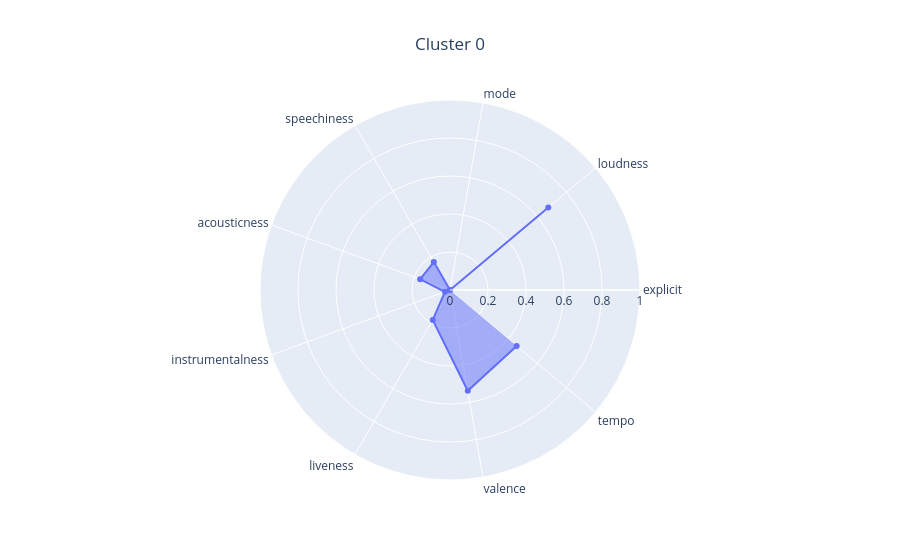
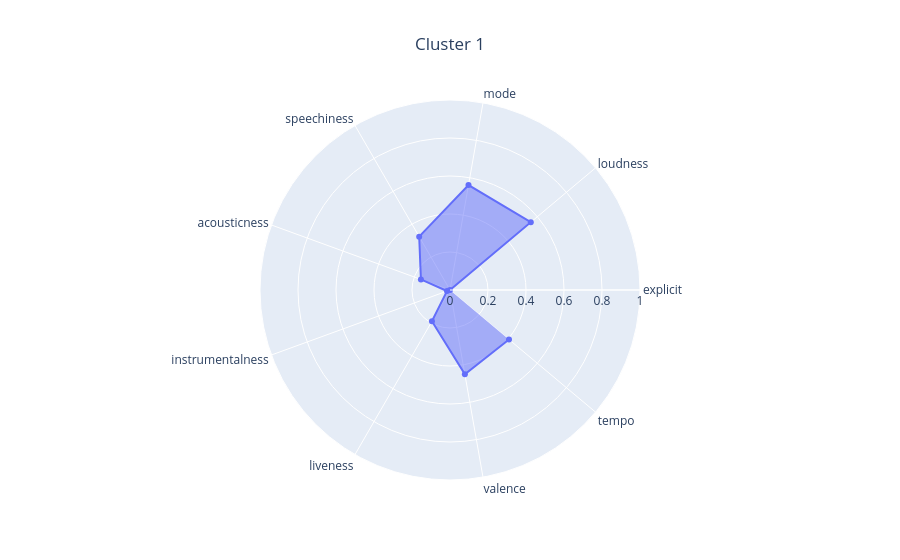

The notebook cell these images were saved under, in order:
### Code cell
kmeans_analyzer.analyze_clustering(X, best_clustering)

### Figure 1 — Plotly figure (JSON) as saved in the notebook; plotly's stock layout.template omitted (floating-point values rounded to 4 significant figures)
{"data": [{"fill": "toself", "r": [0.0, 0.6753, 0.0, 0.1701, 0.1672, 0.02848, 0.1817, 0.5385, 0.4581], "theta": ["explicit", "loudness", "mode", "speechiness", "acousticness", "instrumentalness", "liveness", "valence", "tempo"], "type": "scatterpolar"}], "layout": {"polar": {"radialaxis": {"range": [0, 1]}}, "title": {"text": "Cluster 0", "x": 0.5}}}

### Figure 2 — Plotly figure (JSON) as saved in the notebook; plotly's stock layout.template omitted (floating-point values rounded to 4 significant figures)
{"data": [{"fill": "toself", "r": [0.0, 0.5551, 0.5608, 0.3243, 0.163, 0.01696, 0.1902, 0.4507, 0.4053], "theta": ["explicit", "loudness", "mode", "speechiness", "acousticness", "instrumentalness", "liveness", "valence", "tempo"], "type": "scatterpolar"}], "layout": {"polar": {"radialaxis": {"range": [0, 1]}}, "title": {"text": "Cluster 1", "x": 0.5}}}
